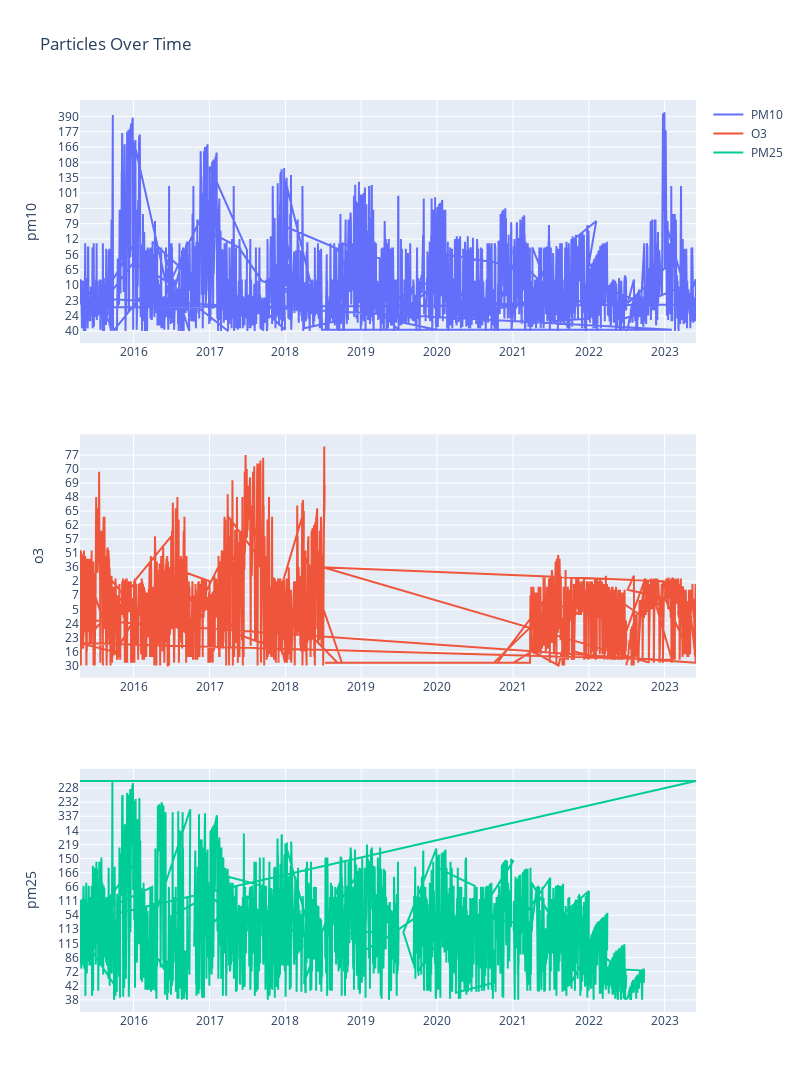

Notebook code for this chart:
### Code cell
# Create subplots: each particle type has its own subplot
fig = make_subplots(rows=len(particle_types), cols=1)

# Add traces, one for each particle type
for i, particle_type in enumerate(particle_types, start=1):
    fig.add_trace(
        go.Scatter(x=df.index, y=df[particle_type], mode='lines', name=f'{particle_type.upper()}'),
        row=i, col=1
    )
    fig.update_yaxes(title_text=particle_type, row=i, col=1)

fig.update_layout(height=400*len(particle_types), width=800, title_text="Particles Over Time")
fig.show()

### Figure 1 — Plotly figure (JSON) as saved in the notebook; plotly's stock layout.template omitted (floating-point values rounded to 4 significant figures; data arrays with more than 128 entries replaced by an {"elided": "..."} marker saying what was removed)
{"data": [{"mode": "lines", "name": " PM10", "type": "scatter", "x": {"elided": "2907 str values"}, "xaxis": "x", "y": {"elided": "2907 str values"}, "yaxis": "y"}, {"mode": "lines", "name": " O3", "type": "scatter", "x": {"elided": "2907 str values"}, "xaxis": "x2", "y": {"elided": "2907 str values"}, "yaxis": "y2"}, {"mode": "lines", "name": " PM25", "type": "scatter", "x": {"elided": "2907 str values"}, "xaxis": "x3", "y": {"elided": "2907 str values"}, "yaxis": "y3"}], "layout": {"height": 1200, "title": {"text": "Particles Over Time"}, "width": 800, "xaxis": {"anchor": "y", "domain": [0, 1]}, "xaxis2": {"anchor": "y2", "domain": [0, 1]}, "xaxis3": {"anchor": "y3", "domain": [0, 1]}, "yaxis": {"anchor": "x", "domain": [0.7333, 1], "title": {"text": " pm10"}}, "yaxis2": {"anchor": "x2", "domain": [0.3667, 0.6333], "title": {"text": " o3"}}, "yaxis3": {"anchor": "x3", "domain": [0, 0.2667], "title": {"text": " pm25"}}}}
